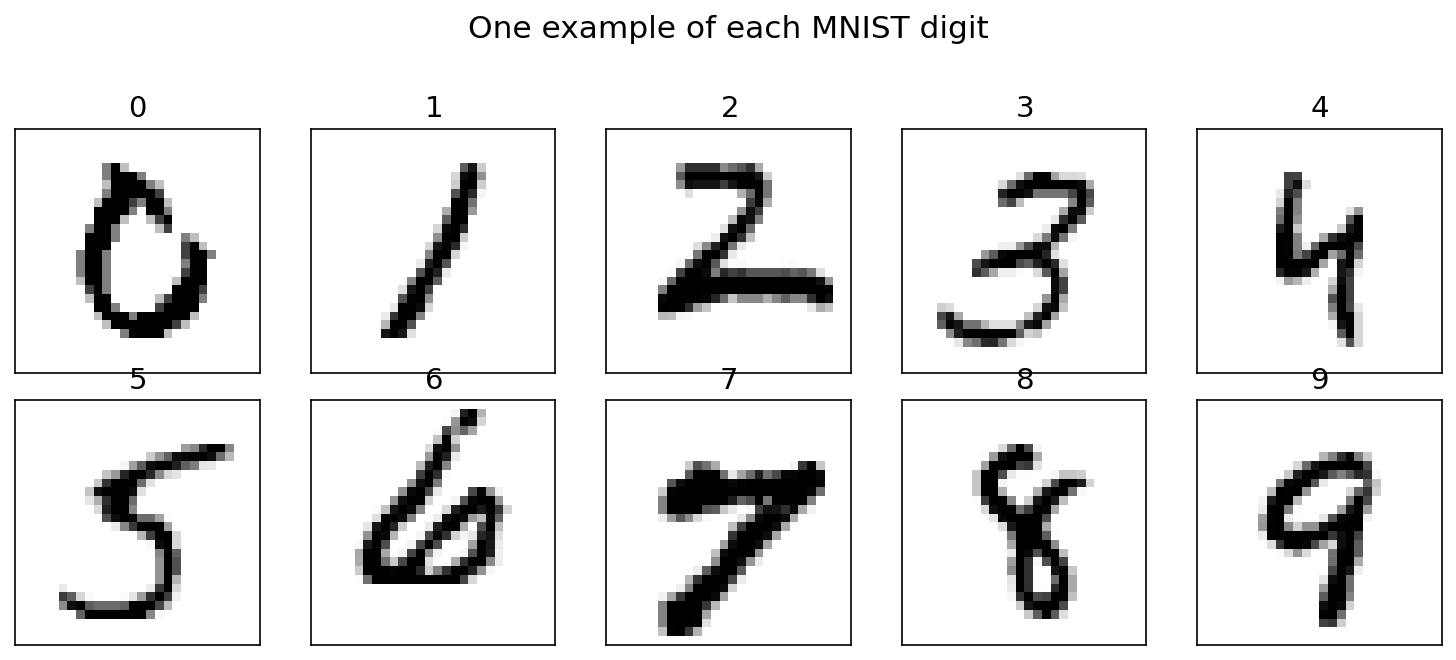

The Python source for this figure:
"""
One example of each MNIST digit, 0 through 9.

MNIST is the first of the three data sets that recur throughout Mehta et
al.'s notes -- used both for unsupervised tasks (clustering, dimensionality
reduction) and for the standard supervised task, digit classification. This
figure is just an establishing shot of the raw data itself: 70,000 images
of handwritten digits, each a 28x28 grayscale array.

Data: sklearn.datasets.fetch_openml('mnist_784', ...), version=1 -- the
standard OpenML mirror of the full 70,000-image MNIST set (the original
60k-train/10k-test split, combined into one array). Each row is a
flattened 784 = 28x28 image with pixel values in [0, 255]. The first call
downloads ~15 MB and sklearn caches it to disk under ~/scikit_learn_data,
so subsequent runs are fast. If OpenML is unreachable, we fall back to
downloading and parsing the raw IDX files directly (the same files LeCun's
original site pointed to; now mirrored on S3).

One example per digit is drawn with a seeded RNG choosing among all
instances of that digit in the data set, so the selection is reproducible
across runs.

Output: assets/high-bias-low-variance/mnist-digits.png
"""
import gzip
import os
import urllib.request

import numpy as np
import matplotlib.pyplot as plt

SEED = 42
IDX_BASE_URL = "https://ossci-datasets.s3.amazonaws.com/mnist/"


def _load_mnist_idx():
    """Fallback: download and parse the raw IDX files (60,000 training
    images), used only if fetch_openml can't reach OpenML."""
    cache_dir = os.path.join(os.path.expanduser("~"), ".cache", "mnist_idx")
    os.makedirs(cache_dir, exist_ok=True)

    def fetch(name):
        path = os.path.join(cache_dir, name)
        if not os.path.exists(path):
            urllib.request.urlretrieve(IDX_BASE_URL + name, path)
        return path

    images_path = fetch("train-images-idx3-ubyte.gz")
    labels_path = fetch("train-labels-idx1-ubyte.gz")

    with gzip.open(images_path, "rb") as f:
        f.read(16)  # magic, n_images, n_rows, n_cols
        images = np.frombuffer(f.read(), dtype=np.uint8).reshape(-1, 784)
    with gzip.open(labels_path, "rb") as f:
        f.read(8)  # magic, n_labels
        labels = np.frombuffer(f.read(), dtype=np.uint8).astype(int)

    return images, labels


def load_mnist():
    try:
        from sklearn.datasets import fetch_openml
        print("Fetching MNIST from OpenML (cached locally after first run)...")
        X, y = fetch_openml("mnist_784", version=1, as_frame=False,
                             return_X_y=True, parser="auto")
        return X.astype(np.uint8), y.astype(int)
    except Exception as exc:
        print(f"OpenML fetch failed ({exc!r}); falling back to raw IDX files.")
        return _load_mnist_idx()


X, y = load_mnist()

# One example per digit, chosen with a seeded RNG among all matching rows.
rng = np.random.default_rng(SEED)
examples = []
chosen_indices = []
for digit in range(10):
    candidates = np.flatnonzero(y == digit)
    choice = rng.choice(candidates)
    chosen_indices.append(int(choice))
    examples.append(X[choice].reshape(28, 28))

fig, axes = plt.subplots(2, 5, figsize=(10, 4.4))
for digit, (ax, img) in enumerate(zip(axes.flat, examples)):
    ax.imshow(img, cmap="gray_r", interpolation="nearest")
    ax.set_title(f"${digit}$", fontsize=14)
    ax.set_xticks([])
    ax.set_yticks([])
    ax.set_aspect("equal")

fig.suptitle("One example of each MNIST digit", fontsize=15, y=0.99)
plt.tight_layout(rect=[0, 0, 1, 0.96])
plt.savefig("assets/high-bias-low-variance/mnist-digits.png", dpi=150,
            bbox_inches="tight")
plt.close()

print("saved assets/high-bias-low-variance/mnist-digits.png")
print(f"seed={SEED}, chosen row index per digit 0-9: {chosen_indices}")
